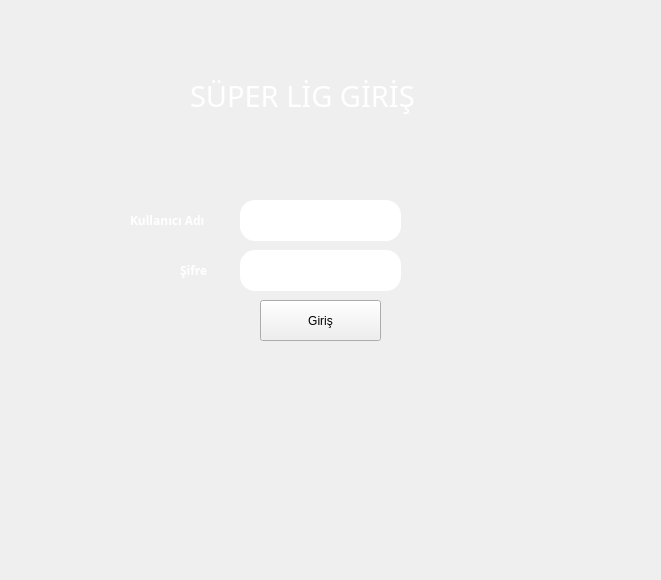
<?xml version="1.0" encoding="UTF-8"?>
<ui version="4.0">
 <class>Form</class>
 <widget class="QWidget" name="Form">
  <property name="geometry">
   <rect>
    <x>0</x>
    <y>0</y>
    <width>661</width>
    <height>580</height>
   </rect>
  </property>
  <property name="windowTitle">
   <string>Form</string>
  </property>
  <widget class="QLabel" name="label">
   <property name="geometry">
    <rect>
     <x>0</x>
     <y>0</y>
     <width>661</width>
     <height>581</height>
    </rect>
   </property>
   <property name="styleSheet">
    <string notr="true">border-image: url(:/saha/sahaa.ico);</string>
   </property>
   <property name="frameShape">
    <enum>QFrame::NoFrame</enum>
   </property>
   <property name="text">
    <string/>
   </property>
  </widget>
  <widget class="QLabel" name="label_2">
   <property name="geometry">
    <rect>
     <x>110</x>
     <y>70</y>
     <width>421</width>
     <height>351</height>
    </rect>
   </property>
   <property name="font">
    <font>
     <family>Bauhaus 93</family>
     <pointsize>22</pointsize>
     <weight>50</weight>
     <bold>false</bold>
    </font>
   </property>
   <property name="styleSheet">
    <string notr="true">border-radius:50px;
border-image: url(:/kapı/istockphoto-534456012-612x612.ico);</string>
   </property>
   <property name="text">
    <string/>
   </property>
   <property name="textFormat">
    <enum>Qt::PlainText</enum>
   </property>
  </widget>
  <widget class="QLabel" name="baslik">
   <property name="geometry">
    <rect>
     <x>190</x>
     <y>70</y>
     <width>271</width>
     <height>51</height>
    </rect>
   </property>
   <property name="font">
    <font>
     <family>Poor Richard</family>
     <pointsize>22</pointsize>
     <weight>50</weight>
     <bold>false</bold>
    </font>
   </property>
   <property name="styleSheet">
    <string notr="true">color:white;</string>
   </property>
   <property name="text">
    <string>SÜPER LİG GİRİŞ</string>
   </property>
  </widget>
  <widget class="QLineEdit" name="lineEdit_username">
   <property name="geometry">
    <rect>
     <x>240</x>
     <y>200</y>
     <width>161</width>
     <height>41</height>
    </rect>
   </property>
   <property name="styleSheet">
    <string notr="true">background-color:rgb(255, 255, 255);
border:none;
border-radius:15px;
</string>
   </property>
  </widget>
  <widget class="QLineEdit" name="lineEdit_password">
   <property name="geometry">
    <rect>
     <x>240</x>
     <y>250</y>
     <width>161</width>
     <height>41</height>
    </rect>
   </property>
   <property name="styleSheet">
    <string notr="true">background-color:rgb(255, 255, 255);
border:none;
border-radius:15px;
</string>
   </property>
   <property name="echoMode">
    <enum>QLineEdit::Password</enum>
   </property>
  </widget>
  <widget class="QPushButton" name="pushButton_login">
   <property name="geometry">
    <rect>
     <x>260</x>
     <y>300</y>
     <width>121</width>
     <height>41</height>
    </rect>
   </property>
   <property name="styleSheet">
    <string notr="true">QPushButton{color:white;background-color:rgb(250, 250, 250);border:none;border-radius:20px:}
QPushButton::hover{
color:red;
}</string>
   </property>
   <property name="text">
    <string>Giriş</string>
   </property>
  </widget>
  <widget class="QLabel" name="label_3">
   <property name="geometry">
    <rect>
     <x>130</x>
     <y>200</y>
     <width>101</width>
     <height>41</height>
    </rect>
   </property>
   <property name="font">
    <font>
     <family>Berlin Sans FB Demi</family>
     <pointsize>9</pointsize>
     <weight>75</weight>
     <bold>true</bold>
    </font>
   </property>
   <property name="styleSheet">
    <string notr="true">color:white</string>
   </property>
   <property name="text">
    <string>Kullanıcı Adı</string>
   </property>
  </widget>
  <widget class="QLabel" name="label_4">
   <property name="geometry">
    <rect>
     <x>180</x>
     <y>250</y>
     <width>41</width>
     <height>41</height>
    </rect>
   </property>
   <property name="font">
    <font>
     <family>Berlin Sans FB Demi</family>
     <pointsize>9</pointsize>
     <weight>75</weight>
     <bold>true</bold>
    </font>
   </property>
   <property name="styleSheet">
    <string notr="true">color:white</string>
   </property>
   <property name="text">
    <string>Şifre</string>
   </property>
  </widget>
 </widget>
 <resources>
  <include location="saha.qrc"/>
  <include location="kapi.qrc"/>
 </resources>
 <connections/>
</ui>
